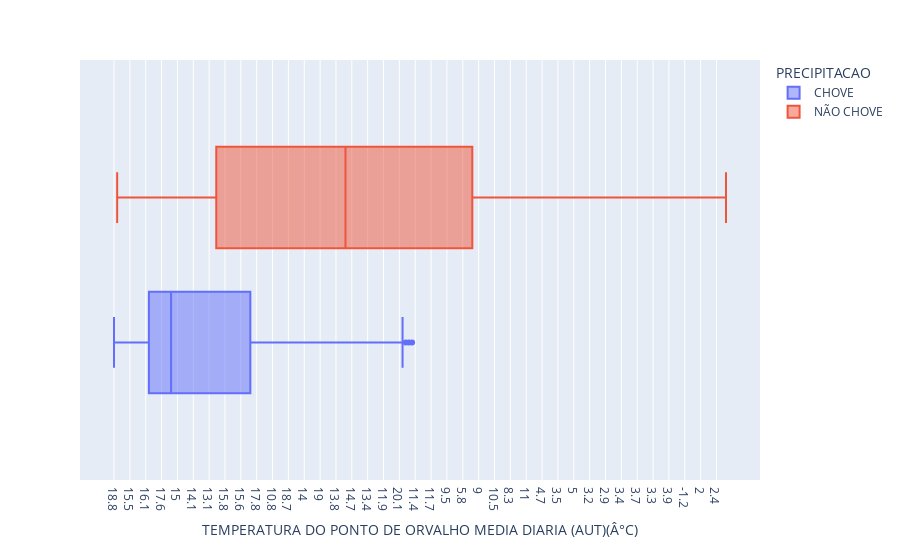

The cell this chart's notebook holds for it:
### Code cell
# visualizando a distribuição da coluna de TEMPERATURA DO PONTO DE ORVALHO MEDIA DIARIA com base na precipitação
px.box(df, x ='TEMPERATURA DO PONTO DE ORVALHO MEDIA DIARIA (AUT)(Â°C)', color = 'PRECIPITACAO' )

### Figure 1 — Plotly figure (JSON) as saved in the notebook; plotly's stock layout.template omitted (floating-point values rounded to 4 significant figures; data arrays with more than 128 entries replaced by an {"elided": "..."} marker saying what was removed)
{"data": [{"alignmentgroup": "True", "hovertemplate": "PRECIPITACAO=CHOVE<br>TEMPERATURA DO PONTO DE ORVALHO MEDIA DIARIA (AUT)(Â°C)=%{x}<extra></extra>", "legendgroup": "CHOVE", "marker": {"color": "#636efa"}, "name": "CHOVE", "notched": false, "offsetgroup": "CHOVE", "orientation": "h", "showlegend": true, "type": "box", "x": {"elided": "2375 str values"}, "x0": " ", "xaxis": "x", "y0": " ", "yaxis": "y"}, {"alignmentgroup": "True", "hovertemplate": "PRECIPITACAO=NÃO CHOVE<br>TEMPERATURA DO PONTO DE ORVALHO MEDIA DIARIA (AUT)(Â°C)=%{x}<extra></extra>", "legendgroup": "NÃO CHOVE", "marker": {"color": "#EF553B"}, "name": "NÃO CHOVE", "notched": false, "offsetgroup": "NÃO CHOVE", "orientation": "h", "showlegend": true, "type": "box", "x": {"elided": "4167 str values"}, "x0": " ", "xaxis": "x", "y0": " ", "yaxis": "y"}], "layout": {"boxmode": "group", "legend": {"title": {"text": "PRECIPITACAO"}, "tracegroupgap": 0}, "margin": {"t": 60}, "xaxis": {"anchor": "y", "domain": [0, 1], "title": {"text": "TEMPERATURA DO PONTO DE ORVALHO MEDIA DIARIA (AUT)(Â°C)"}}, "yaxis": {"anchor": "x", "domain": [0, 1]}}}
